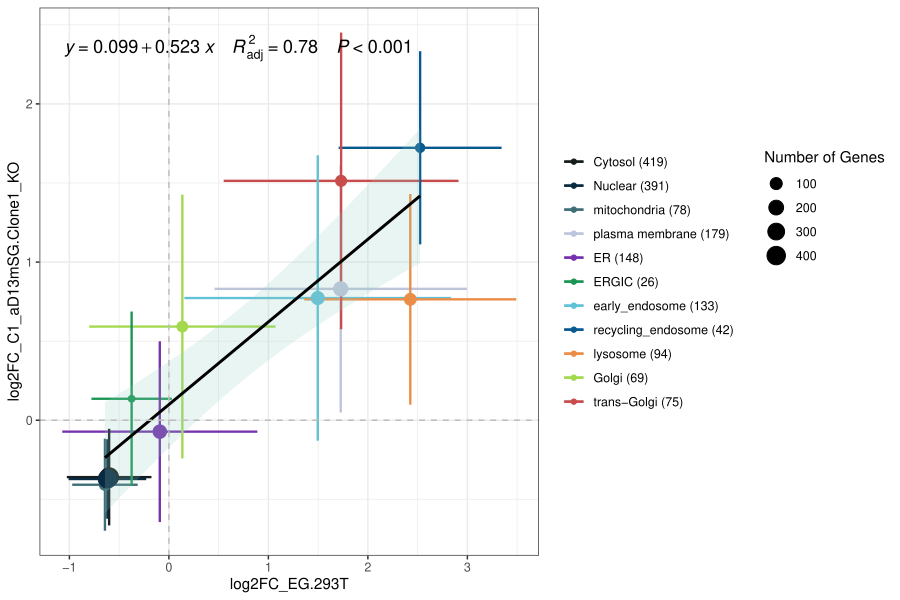

Reproduce this figure in R.
rm(list = ls())

# Load necessary libraries
library(ggplot2)
library(ggpubr)
library(ggpmisc)

# Load the data
data1 <- read.csv("./ea20112ea20113all_umap_data_by_consensus graph-based annotation (this study)_cleaned_removeduplicates.csv", header = TRUE)

# 🔑 KEY MODIFICATION 1: Define the order for organelles and colors
#selected_organelles <- c("Cytosol", "Nuclear","nucleolus", "mitochondria","peroxisome","plasma_membrane","ER", "ERGIC","early_endosome","recycling_endosome","lysosome", "Golgi", "trans-Golgi","unclassified","peroxisome","actin-binding_protein")
selected_organelles <- c("Cytosol", "Nuclear","mitochondria","plasma membrane","ER", "ERGIC","early_endosome","recycling_endosome","lysosome", "Golgi", "trans-Golgi")
# 🔑 KEY MODIFICATION 1: Define the order for organelles and colors
#selected_organelles <- c("cytoplasm", "nucleus", "mitochondrion","peroxisome","endosome","early.endosome", "late.endosome","Recycling.endosome","lysosome",  "endoplasmic.reticulum", "golgi", "single.pass.membrane.protein", "multi.pass.membrane.protein", "trans.Golgi.network","vesicle")

# Define the full color palette (Must have at least as many colors as selected_organelles)
my_color_full <- c('#171C1D','#092B42','#3f6f76','#BEC4DB','#7632AC','#1B9553','#61c1d7','#085990','#ea8d47','#a2d94d','#c94c4c')

#my_color_full <- c('#092B42', '#105186','#FDB338','#171C1D','#E86349','#9E8774','#425D5F','#7632AC','#BEC4DB','#1B9553','#E35D24','#E21E2E','#5EC4BE','#3f6f76','#a2d94d')



# Filter the data for selected organelles
data1_filtered <- data1[data1$Organelle %in% selected_organelles, ]

# --- NEW CODE: Create and save the list of filtered data frames ---

# Select only the required columns from the filtered data
selected_cols_data <- data1_filtered[c("Gene.Symbol", 
                                       "log2FC_EEA1_rescue.EEA1KO", 
                                       "q.val_EEA1_rescue.EEA1KO", 
                                       "log2FC_DNAJC13rescue.DNAJC13KO", 
                                       "q.val_DNAJC13rescue.DNAJC13KO", 
                                       "Organelle")]

# Use the split function to create a list where each element is a data frame 
# for a single organelle. The names of the list elements will be the organelle names.
organelle_data_list <- split(selected_cols_data, f = selected_cols_data$Organelle)

# Save the list to an RDS file
saveRDS(organelle_data_list, "4_6_ea20112ea20113all_umap_data_by_consensus graph-based annotation (this study)_cleaned_removeduplicates.rds")

# Create a new directory to store the CSVs to keep files organized
dir.create("4_6_ea20112ea20113all_umap_data_by_consensus graph-based annotation (this study)_cleaned_removeduplicates", showWarnings = FALSE)

# Loop through the list and save each data frame as a CSV
for (organelle_name in names(organelle_data_list)) {
  # Construct the file name
  filename <- paste0("./4_6_ea20112ea20113all_umap_data_by_consensus graph-based annotation (this study)_cleaned_removeduplicates/", organelle_name, "_stats.csv")
  
  # Write the data frame to a CSV file (row.names = FALSE prevents an extra column)
  write.csv(organelle_data_list[[organelle_name]], file = filename, row.names = FALSE)
  
  # Optional: Print confirmation
  cat("Saved:", filename, "\n")
}
# -------------------------------------------------------------------------

# Calculate mean and standard deviation for the groups (This part remains for the plot)
log2FC_EG <- aggregate(log2FC_EEA1_rescue.EEA1KO ~ Organelle, data1_filtered, function(x) c(mean = mean(x), sd = sd(x)))
log2FC_C1 <- aggregate(log2FC_DNAJC13rescue.DNAJC13KO ~ Organelle, data1_filtered, function(x) c(mean = mean(x), sd = sd(x)))

# Combine means and SDs
data2 <- data.frame(
  Organelle = log2FC_EG$Organelle,
  log2FC_EG_mean = log2FC_EG$log2FC_EEA1_rescue.EEA1KO[, 1],
  log2FC_EG_sd = log2FC_EG$log2FC_EEA1_rescue.EEA1KO[, 2],
  log2FC_C1_mean = log2FC_C1$log2FC_DNAJC13rescue.DNAJC13KO[, 1],
  log2FC_C1_sd = log2FC_C1$log2FC_DNAJC13rescue.DNAJC13KO[, 2]
)

# --- Gene Count Calculation & Labeling ---
gene_counts <- aggregate(data1_filtered$Organelle, by = list(Organelle = data1_filtered$Organelle), FUN = length)
names(gene_counts)[2] <- "Gene_Count"
data2 <- merge(data2, gene_counts, by = "Organelle")

data2$Gene_Count_Char <- as.character(data2$Gene_Count)
# Create the labeled factor for the legend (e.g., cytosol (465))
data2$Organelle_Label <- factor(paste0(data2$Organelle, " (", data2$Gene_Count_Char, ")"))

# 🔑 KEY MODIFICATION 2: Set the levels of the new label factor based on selected_organelles
# 1. Create the target order of the *Labels* based on the order of *Organelles*
target_label_order <- data2$Organelle_Label[match(selected_organelles, data2$Organelle)]
# 2. Set the factor levels to this explicit order
data2$Organelle_Label <- factor(data2$Organelle_Label, levels = target_label_order)

# -------------------------------------------------------------------

# 🔑 KEY MODIFICATION 3: Map the color palette to the new label order
# 1. Get the list of the final *labeled* organelles present in data2, in the desired order
final_labels <- levels(data2$Organelle_Label)
# 2. Trim the color palette to match the number of *present* organelles
num_clades <- length(final_labels)
assigned_colors <- my_color_full[1:num_clades] # Use only the first N colors
# 3. Name the color vector using the final_labels (Ensures colors map correctly)
names(assigned_colors) <- final_labels

# Create the plot using the FULL data frame: data2
p_all <- ggplot(data2, aes(log2FC_EG_mean, log2FC_C1_mean)) +
  # Use Organelle_Label for color, Gene_Count for size
  geom_errorbar(aes(xmin = log2FC_EG_mean - log2FC_EG_sd, xmax = log2FC_EG_mean + log2FC_EG_sd, color = Organelle_Label), linewidth = 0.8, width = 0) +  # X error bars
  geom_errorbar(aes(ymin = log2FC_C1_mean - log2FC_C1_sd, ymax = log2FC_C1_mean + log2FC_C1_sd, color = Organelle_Label), linewidth = 0.8, width = 0) +  # Y error bars
  geom_point(aes(color = Organelle_Label, size = Gene_Count)) +  # Points with size and color based on label
  
  # Scales: Pass the named color vector to scale_color_manual
  scale_color_manual(values = assigned_colors) +
  scale_size_continuous(name = "Number of Genes", range = c(2, 6)) +  
  
  # Regression and Stats (Calculated on ALL points in data2)
  geom_smooth(method = "lm", color = "black", fill = "#91D1C2FF", se = TRUE,  
              formula = y ~ x,
              linetype = 1, alpha = 0.2) +
  stat_poly_eq(formula = y ~ x,  
               aes(label = paste(eq.label, after_stat(adj.rr.label), ..p.value.label.., sep = "~~~~")), parse = TRUE,
               size = 4.5, label.x = "left") +
  
  # Labels and Theme
  labs(x = "log2FC_EG.293T", y = "log2FC_C1_aD13mSG.Clone1_KO", color = NULL) +
  theme_bw() +
  
  # Add horizontal and vertical lines at 0, 0 for reference
  geom_hline(yintercept = 0, linetype = "dashed", color = "gray") +
  geom_vline(xintercept = 0, linetype = "dashed", color = "gray") +
  
  # Legend adjustments
  theme(legend.box = "horizontal",
        legend.position = "right")

print(p_all)

# Save the plot
ggsave("4_6_ea20112ea20113all_umap_data_by_consensus graph-based annotation (this study)_cleaned_removeduplicates.pdf", plot = p_all, height = 6, width = 9)
ggsave("4_6_ea20112ea20113all_umap_data_by_consensus graph-based annotation (this study)_cleaned_removeduplicates.eps", plot = p_all, height = 6, width = 9)
ggsave("4_6_ea20112ea20113all_umap_data_by_consensus graph-based annotation (this study)_cleaned_removeduplicates.png", plot = p_all, height = 6, width = 9)
